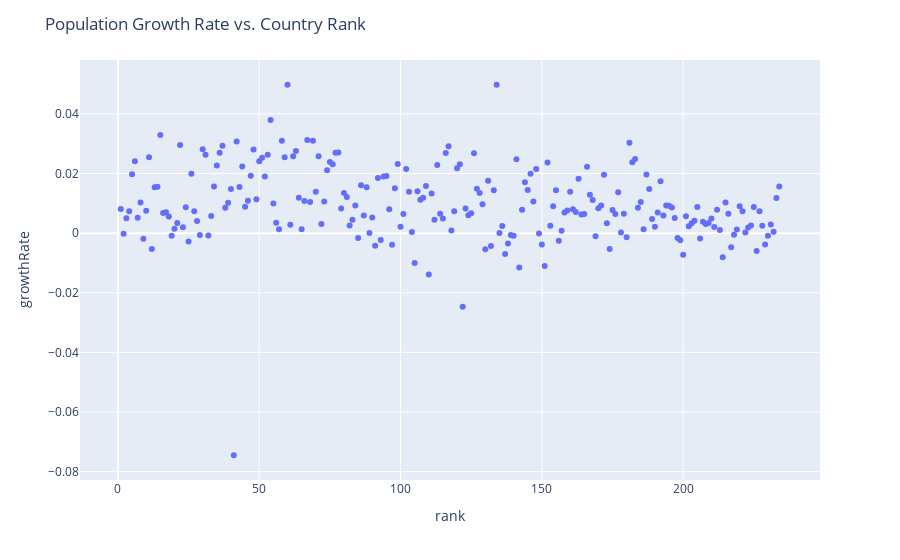

Notebook code for this chart:
### Code cell
fig = px.scatter(data, x='rank', y='growthRate', hover_data=['country'])
fig.update_layout(title='Population Growth Rate vs. Country Rank')
fig.show()

### Figure 1 — Plotly figure (JSON) as saved in the notebook; plotly's stock layout.template omitted (floating-point values rounded to 4 significant figures; data arrays with more than 128 entries replaced by an {"elided": "..."} marker saying what was removed)
{"data": [{"customdata": {"elided": "234x1 str values"}, "hovertemplate": "rank=%{x}<br>growthRate=%{y}<br>country=%{customdata[0]}<extra></extra>", "legendgroup": "", "marker": {"color": "#636efa", "symbol": "circle"}, "mode": "markers", "name": "", "orientation": "v", "showlegend": false, "type": "scatter", "x": {"elided": "234 int values"}, "xaxis": "x", "y": {"elided": "234 float values"}, "yaxis": "y"}], "layout": {"autosize": true, "legend": {"tracegroupgap": 0}, "margin": {"t": 60}, "title": {"text": "Population Growth Rate vs. Country Rank"}, "xaxis": {"anchor": "y", "autorange": true, "domain": [0, 1], "range": [-13.1, 248.1], "title": {"text": "rank"}, "type": "linear"}, "yaxis": {"anchor": "x", "autorange": true, "domain": [0, 1], "range": [-0.08412, 0.05942], "title": {"text": "growthRate"}, "type": "linear"}}}
